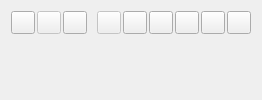
     <widget class="QWidget" name="layoutWidget">
      <layout class="QVBoxLayout" name="verticalLayout">
       <item>
        <layout class="QHBoxLayout" name="horizontalLayout">
         <property name="spacing">
          <number>2</number>
         </property>
         <item>
          <widget class="QToolButton" name="toolOpen">
           <property name="toolTip">
            <string>Open style</string>
           </property>
          </widget>
         </item>
         <item>
          <widget class="QToolButton" name="toolSave">
           <property name="enabled">
            <bool>false</bool>
           </property>
           <property name="toolTip">
            <string>Save style</string>
           </property>
          </widget>
         </item>
         <item>
          <widget class="QToolButton" name="toolSaveAs">
           <property name="toolTip">
            <string>Save style as</string>
           </property>
          </widget>
         </item>
         <item>
          <spacer name="horizontalSpacer_4">
           <property name="orientation">
            <enum>Qt::Horizontal</enum>
           </property>
           <property name="sizeType">
            <enum>QSizePolicy::Fixed</enum>
           </property>
           <property name="sizeHint" stdset="0">
            <size>
             <width>8</width>
             <height>20</height>
            </size>
           </property>
          </spacer>
         </item>
         <item>
          <widget class="QToolButton" name="toolClose">
           <property name="enabled">
            <bool>false</bool>
           </property>
           <property name="toolTip">
            <string>Close</string>
           </property>
          </widget>
         </item>
         <item>
          <spacer name="horizontalSpacer">
           <property name="orientation">
            <enum>Qt::Horizontal</enum>
           </property>
           <property name="sizeHint" stdset="0">
            <size>
             <width>0</width>
             <height>17</height>
            </size>
           </property>
          </spacer>
         </item>
         <item>
          <widget class="QToolButton" name="toolUndo">
           <property name="toolTip">
            <string>Undo</string>
           </property>
          </widget>
         </item>
         <item>
          <widget class="QToolButton" name="toolRedo">
           <property name="toolTip">
            <string>Redo</string>
           </property>
          </widget>
         </item>
         <item>
          <spacer name="horizontalSpacer_3">
           <property name="orientation">
            <enum>Qt::Horizontal</enum>
           </property>
           <property name="sizeHint" stdset="0">
            <size>
             <width>0</width>
             <height>20</height>
            </size>
           </property>
          </spacer>
         </item>
         <item>
          <widget class="QToolButton" name="toolOptions">
           <property name="toolTip">
            <string>Options</string>
           </property>
          </widget>
         </item>
         <item>
          <widget class="QToolButton" name="toolAbout">
           <property name="icon">
            <iconset resource="qsseditor.qrc">
             <normaloff>:/images/qsseditor.ico</normaloff>:/images/qsseditor.ico</iconset>
           </property>
          </widget>
         </item>
         <item>
          <widget class="QToolButton" name="toolAboutQt"/>
         </item>
        </layout>
       </item>
       <item>
        <widget class="QsciScintilla" name="text" native="true">
         <property name="sizePolicy">
          <sizepolicy hsizetype="Preferred" vsizetype="Preferred">
           <horstretch>0</horstretch>
           <verstretch>1</verstretch>
          </sizepolicy>
         </property>
        </widget>
       </item>
      </layout>
     </widget>
